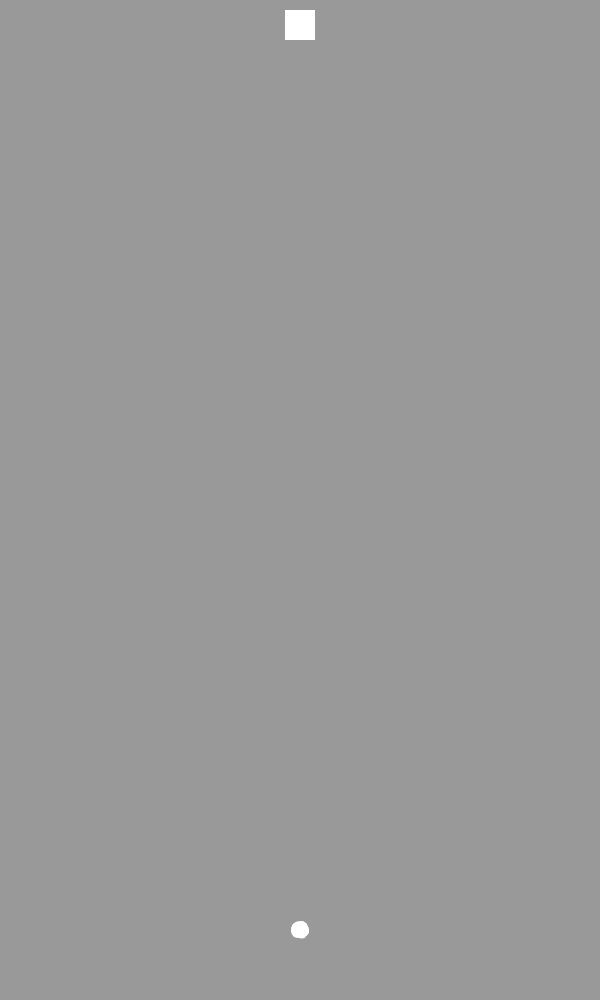
Frame 1 (no input)
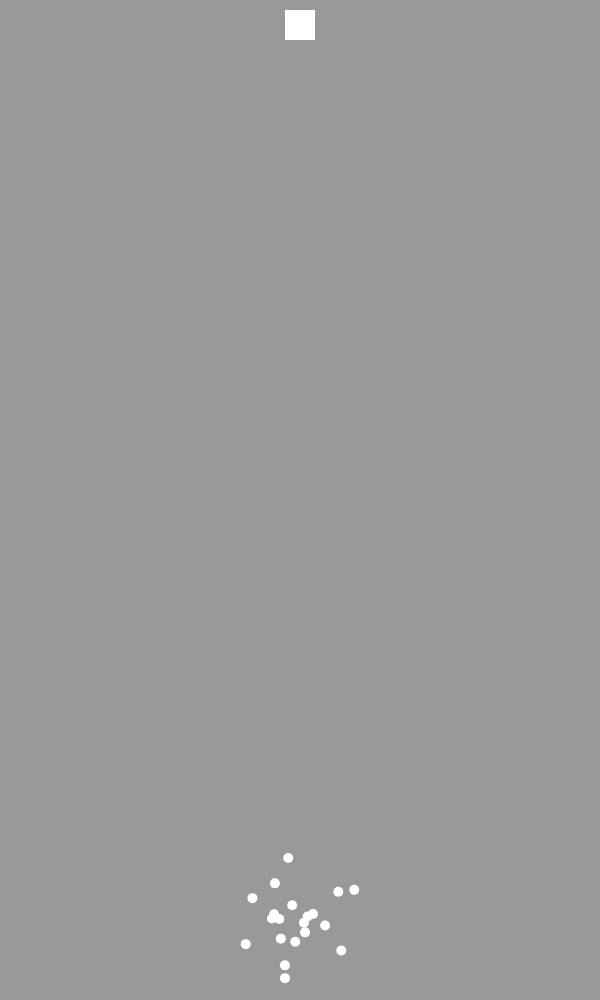
Frame 60 (no input)
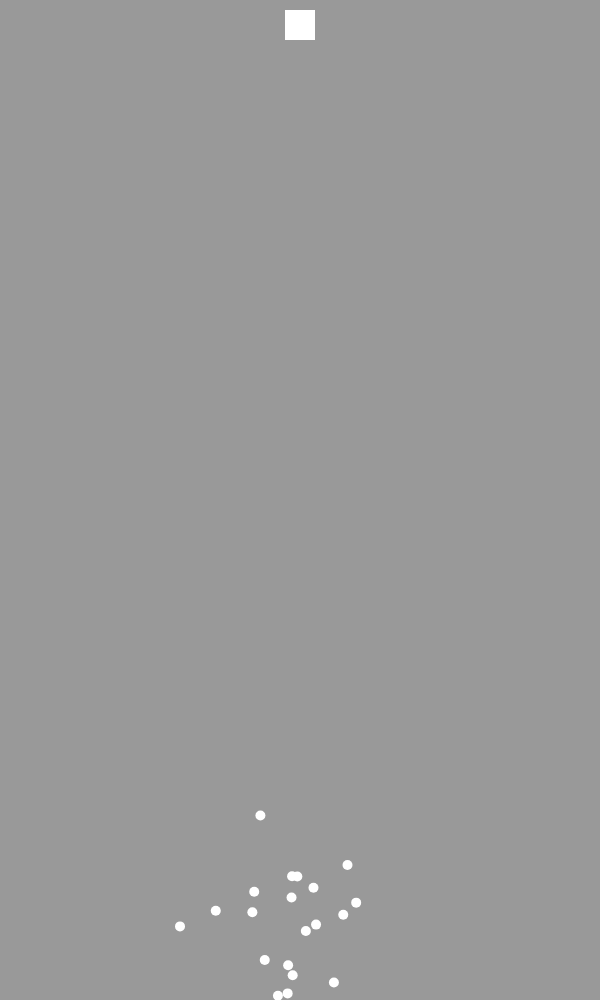
Frame 120 (the mouse pressed at the canvas centre since frame 60)

The p5.js sketch that drew these frames (run headless with seeded random() and noise() and a simulated clock; from frame 60 on, the mouse is pressed at the canvas centre):

// p5.js sketch
// ── sketch.js
/*
below are all of our constants:
*/

const GENE_LENGTH = 1000;
const CANVAS_WIDTH = 600;
const GOAL_DIM = 30;
const POP_SIZE = 20;

let generation = 1;

let currPop = []; // array that will house all of the current living dots
let time = 0; // time, dictating which gene will be used to alter the dot's position
let wait = 0;

let example_genes; // temporary

function setup() {
  createCanvas(CANVAS_WIDTH, windowHeight); // create canvas
  background(153);

  example_genes = createGenes(); // temporary

  for (let i = 0; i<POP_SIZE; i++) { // repeat until you have the entire population size
    currPop.push(new Individual(CANVAS_WIDTH/2, windowHeight-70)); // create a new Individual object
  }

}

function draw() {


  background(153); // refresh background each frame
  fill(255,255,255);
  noStroke();
  rect(CANVAS_WIDTH / 2 - (GOAL_DIM/2), 10, GOAL_DIM, GOAL_DIM); // create goal

  for (let i = 0; i < POP_SIZE && time < GENE_LENGTH; i++) { // go through each dot as long as we are under the gene-length
    currPop[i].setX(currPop[i].getGenes()[time].x * 4); // change the x and y by an amount dictated by the selected gene at the given time
    currPop[i].setY(currPop[i].getGenes()[time].y * 4);
    currPop[i].draw(); // draw the dot at its new position
  }

  if (wait == 2) { // only change the gene every 2 frames instead of every frame
    wait = 0;
    time ++;
  } else {
    wait ++;
  }

}

function createGenes() {
  let s = [];
  for (let gene = 0; gene < GENE_LENGTH; gene++ ) { // populate the array with GENE_LENGTH # of random vectors
    s.push(p5.Vector.random2D()); // each gene is a random vector describing magnitude and direction
  }
  return s;
}

// ── individual.js
class Individual {
  constructor(x, y) {
    this.x = x;
    this.y = y;
    this.genes = this.createGenes();
    this.radius = 10;

  }

  createGenes() {
    let s = [];
    for (let gene = 0; gene < GENE_LENGTH; gene++ ) {
      s.push(p5.Vector.random2D()); // each gene is a random vector describing magnitude and direction
    } // magnitude: a scalar value, one that is numerical (distance between 2 points)
    // direction: the way in which the "arrow" is pointing

    return s;
  }

  draw() {
    fill(255, 255, 255);
    ellipse(this.x, this.y, this.radius);
  }

  setX(change) {
    this.x = this.x + change;
  }

  setY(change) {
    this.y = this.y + change;
  }

  getGenes() {
    return this.genes;
  }


}
